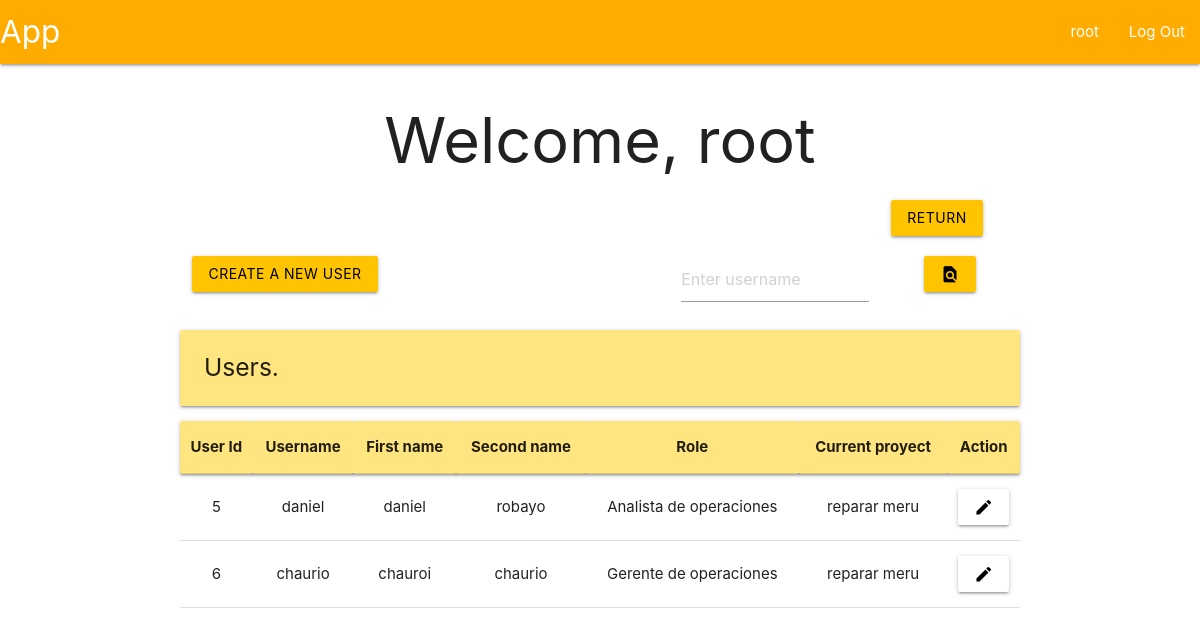
Page /root/users (signed in) on the committed database.
### tables this page shows
CREATE TABLE user (
    id INTEGER PRIMARY KEY AUTOINCREMENT,
    username TEXT UNIQUE NOT NULL,
    firstname TEXT NOT NULL,
    secondname TEXT NOT NULL,
    password TEXT NOT NULL,
    roleId INTEGER,
    proyId INTEGER,
    auth INTEGER,

    FOREIGN KEY (roleId) REFERENCES roles(id),
    FOREIGN KEY (proyId) REFERENCES proyect(id)
);

CREATE TABLE roles (
    id INTEGER PRIMARY KEY AUTOINCREMENT,
    name TEXT NOT NULL UNIQUE
);

CREATE TABLE proyect (
    id INTEGER PRIMARY KEY AUTOINCREMENT,
    description TEXT UNIQUE NOT NULL,
    start DATE NOT NULL,
    end DATE NOT NULL,
    statusId INTEGER,

    FOREIGN KEY (statusId) REFERENCES proyectStatus(id)
);

### app/userView.py (the view, shortened to what this page needs)
@bp.route('/users', methods=('GET', 'POST'))
@root_required
def userView():
    db = get_db()
    flag = False
    if not flag:
        users = db.execute(
            """SELECT
                u.id as id,
                u.username as username,
                u.firstname as firstname,
                u.secondname as secondname,
                r.name as role,
                p.description as proyect,
                u.auth as auth
               FROM user u
               JOIN roles r ON u.roleId = r.id
               LEFT JOIN proyect p ON u.proyId = p.id
               WHERE u.id != 1"""
        ).fetchall()
    areProyects = db.execute(
        """SELECT * FROM proyect"""
    ).fetchall() != []
    return render_template('index/root/userView.html', users=users, areProyects=areProyects)

### app/auth.py (called while the page is built)
@bp.before_app_request
def load_logged_in_user():
    user_id = session.get('user_id')
    if user_id is None:
        g.user = None
    else:
        g.user = get_db().execute(
            "SELECT * FROM user WHERE id = ?",
            (user_id,)
        ).fetchone()

def root_required(view):
    @functools.wraps(view)
    def wrapped_view(**kwargs):
        if g.user is None:
            return redirect(url_for('auth.login'))
        elif g.user['roleId'] != 1:
            return redirect(url_for('user.profile'))
        return view(**kwargs)
    return wrapped_view

### app/db.py (called while the page is built)
def get_db():
    if 'db' not in g:
        g.db = sqlite3.connect(
            current_app.config['DATABASE'],
            detect_types = sqlite3.PARSE_DECLTYPES
        )
        g.db.row_factory = sqlite3.Row
    return g.db

### app/templates/index/root/userView.html (shortened to what this page needs)
{% extends 'base.html' %}
{% block header %}
  <h1>{% block title %}Welcome, {{ g.user['username'] }}{% endblock %}</h1>
{% endblock %}
{% block content %}
<div class="row">
  <form method="POST">
      <div class="col s1 offset-s10">
          <button class="btn amber accent-3 black-text" type="submit" value="return" name="return">Return</button>
      </div>
  </form>
</div>
<div class="row">
  {% if areProyects %}
  <form method="POST">
    <div class="col s3">
      <button class="btn amber accent-3 black-text" type="submit" value="create" name="create">Create a new user</button>
    </div>
  </form>
  <form method="POST">
    <div class="col s3 offset-s4">
      <input placeholder="Enter username" name="find-user" id="username">
    </div>
    <div class="col s2">
      <button class="btn amber accent-3 black-text" type="submit">
        <i class="material-icons">find_in_page</i>
      </button>
    </div>
  </form>
    {% endif %}
</div>
<div class="left-align">
  <h5 class="card-panel amber accent-1">Users.</h5>
</div>
<table class="centered">
  <thead class="card-panel amber accent-1">
    <tr>
      <th>User Id</th>
      <th>Username</th>
      <th>First name</th>
      <th>Second name</th>
      <th>Role</th>
      <th>Current proyect</th>
      <th>Action</th>
    </tr>
  </thead>
  <tbody>
    {% for user in users %}
      <tr>
        <td>{{ user['id'] }}</td>
        <td>{{ user['username']}}</td>
        <td>{{ user['firstname'] }}</td>
        <td>{{ user['secondname'] }}</td>
        <td>{{ user['role'] }}</td>
        <td>{{ user['proyect'] }}</td>
        <td>
          <form method="POST">
            {% if user['auth'] == 0 %}
              {% if areProyects %}
              <button class="btn amber accent-3 black-text" type="submit" name="aprove" value="{{ user['id'] }}">
                <i class="material-icons">done</i>
              </button>
              {% endif %}
            <button class="btn white black-text" type="submit" name="reject" value="{{ user['id'] }}">
              <i class="material-icons">close</i>
            </button>
            {% else %}
            <button class="btn white black-text" type="submit" name="modify-user" value="{{ user['id'] }}">
              <i class="material-icons">edit</i>
            </button>
            {% endif %}
          </form>
        </td>
      </tr>
    {% endfor %}
  </tbody>
</table>
{% endblock %}

### app/templates/base.html (shortened to what this page needs)
<!DOCTYPE html>
<link rel="stylesheet" href="{{ url_for('static', filename='materialize.css') }}">
<link rel="stylesheet" href="{{ url_for('static', filename='style.css') }}">
<nav>
    <div class="nav-wrapper amber accent-4">
      <a href="#" class="brand-logo">App</a>
      <ul class="right hide-n black-text text-black">
        {% if g.user %}
            <li><a href="{{ url_for('user.profile')}}">{{ g.user['username'] }}</span></a>
            <li><a href="{{ url_for('auth.logout') }}">Log Out</a>
        {% else %}
            <li><a href="{{ url_for('auth.register') }}">Register</a>
            <li><a href="{{ url_for('auth.login') }}">Log In</a>
        {% endif %}
      </ul>
    </div>
</nav>
<section class="content container center-align">
    <header>
        {% block header %}{% endblock %}
    </header>
    {% block content %}{% endblock %}
</section>

### rows in the picture
user: user.username "root"
user: id "5", username "daniel", firstname "daniel", secondname "robayo", role "Analista de operaciones", proyect "reparar meru"
user: id "6", username "chaurio", firstname "chauroi", secondname "chaurio", role "Gerente de operaciones", proyect "reparar meru"
